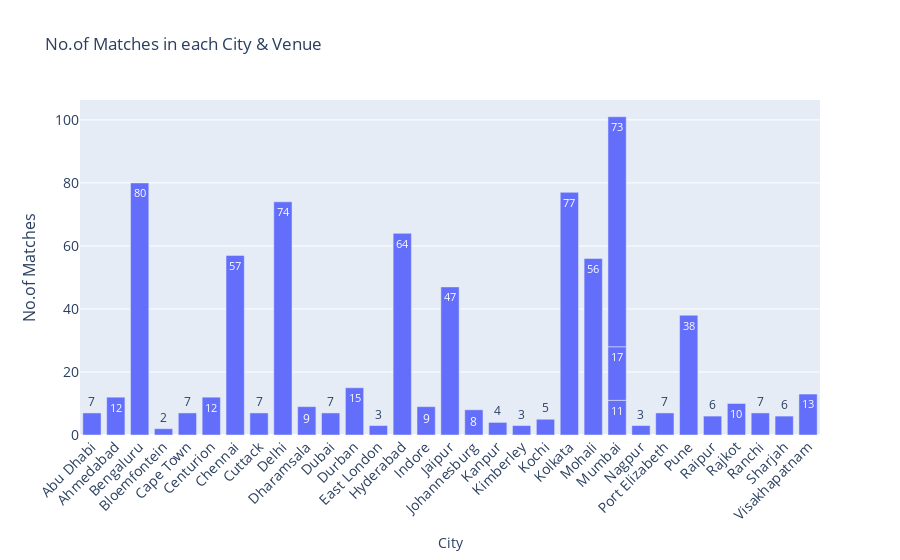

Here is the notebook cell this chart was saved with:
### Markdown cell above
<a id=section50109></a>
#### 5.1.9 No.of Matches played in each City & Venue

### Code cell
mc = matches.groupby(['city', 'venue'])['match_id'].count().reset_index()
plotGraph(mc['city'], mc['match_id'], mc['venue'], 'City', 'No.of Matches', 'No.of Matches in each City & Venue')
#matches.groupby(['city'])['match_id'].count().iplot(kind='bar', title='No.of Matches played/held in each City')

### Figure 1 — Plotly figure (JSON) as saved in the notebook; plotly's stock layout.template omitted (floating-point values rounded to 4 significant figures)
{"data": [{"hovertext": ["Sheikh Zayed Stadium", "Sardar Patel Stadium, Motera", "M Chinnaswamy Stadium", "OUTsurance Oval", "Newlands", "SuperSport Park", "MA Chidambaram Stadium, Chepauk", "Barabati Stadium", "Feroz Shah Kotla Ground", "Himachal Pradesh Cricket Association Stadium", "Dubai International Cricket Stadium", "Kingsmead", "Buffalo Park", "Rajiv Gandhi International Stadium, Uppal", "Holkar Cricket Stadium", "Sawai Mansingh Stadium", "New Wanderers Stadium", "Green Park", "De Beers Diamond Oval", "Nehru Stadium", "Eden Gardens", "Punjab Cricket Association IS Bindra Stadium, Mohali", "Brabourne Stadium", "Dr DY Patil Sports Academy", "Wankhede Stadium", "Vidarbha Cricket Association Stadium, Jamtha", "St George's Park", "Subrata Roy Sahara Stadium", "Shaheed Veer Narayan Singh International Stadium", "Saurashtra Cricket Association Stadium", "JSCA International Stadium Complex", "Sharjah Cricket Stadium", "Dr. Y.S. Rajasekhara Reddy ACA-VDCA Cricket Stadium"], "text": [7, 12, 80, 2, 7, 12, 57, 7, 74, 9, 7, 15, 3, 64, 9, 47, 8, 4, 3, 5, 77, 56, 11, 17, 73, 3, 7, 38, 6, 10, 7, 6, 13], "textposition": "auto", "type": "bar", "x": ["Abu Dhabi", "Ahmedabad", "Bengaluru", "Bloemfontein", "Cape Town", "Centurion", "Chennai", "Cuttack", "Delhi", "Dharamsala", "Dubai", "Durban", "East London", "Hyderabad", "Indore", "Jaipur", "Johannesburg", "Kanpur", "Kimberley", "Kochi", "Kolkata", "Mohali", "Mumbai", "Mumbai", "Mumbai", "Nagpur", "Port Elizabeth", "Pune", "Raipur", "Rajkot", "Ranchi", "Sharjah", "Visakhapatnam"], "y": [7, 12, 80, 2, 7, 12, 57, 7, 74, 9, 7, 15, 3, 64, 9, 47, 8, 4, 3, 5, 77, 56, 11, 17, 73, 3, 7, 38, 6, 10, 7, 6, 13]}], "layout": {"bargap": 0.15, "bargroupgap": 0.1, "barmode": "group", "legend": {"bgcolor": "rgba(255, 255, 255, 0)", "bordercolor": "rgba(255, 255, 255, 0)", "x": 0, "y": 1}, "title": {"text": "No.of Matches in each City & Venue"}, "xaxis": {"tickangle": -45, "tickfont": {"size": 14}, "title": {"text": "City"}}, "yaxis": {"tickfont": {"size": 14}, "title": {"font": {"size": 16}, "text": "No.of Matches"}}}}
